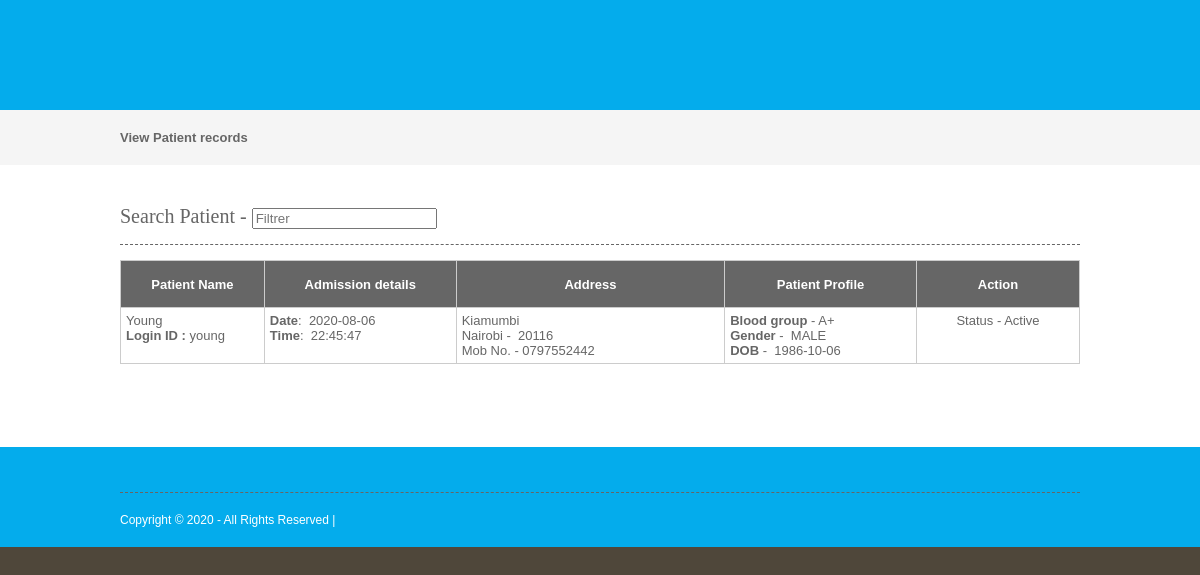
The page /viewpatient.php on the database its author committed.
### tables this page shows
CREATE TABLE `patient` (
  `patientid` int(10) NOT NULL,
  `patientname` varchar(50) NOT NULL,
  `admissiondate` date NOT NULL,
  `admissiontime` time NOT NULL,
  `address` varchar(250) NOT NULL,
  `mobileno` varchar(15) NOT NULL,
  `city` varchar(25) NOT NULL,
  `pincode` varchar(20) NOT NULL,
  `loginid` varchar(50) NOT NULL,
  `password` varchar(100) NOT NULL,
  `bloodgroup` varchar(20) NOT NULL,
  `gender` varchar(10) NOT NULL,
  `dob` date NOT NULL,
  `status` varchar(10) NOT NULL
);

### viewpatient.php (the view, shortened to what this page needs)
<?php
include("headers.php");
include("dbconnection.php");
?>
<div class="wrapper col2">
  <div id="breadcrumb">
    <ul>
      <li class="first">View Patient records</li></ul>
  </div>
</div>
<div class="wrapper col4">
  <div id="container">
<section class="container">
<h2>Search Patient - <input type="search" class="light-table-filter" data-table="order-table" placeholder="Filtrer" /></h2>
	<table class="order-table">
      <thead>
        <tr>
          <th width="15%" height="36"><div align="center">Patient Name</div></th>
          <th width="20%"><div align="center">Admission details</div></th>
          <th width="28%"><div align="center">Address</div></th>
          <th width="20%"><div align="center">Patient Profile</div></th>
          <th width="17%"><div align="center">Action</div></th>
        </tr>
        </thead>
      <tbody>
   <?php
		$sql ="SELECT * FROM patient";
		$qsql = mysqli_query($con,$sql);
		while($rs = mysqli_fetch_array($qsql))
		{
        echo "<tr>
          <td>$rs[patientname]<br>
		  <strong>Login ID :</strong> $rs[loginid] </td>
          <td>
		  <strong>Date</strong>: &nbsp;$rs[admissiondate]<br>
		 <strong>Time</strong>: &nbsp;$rs[admissiontime]</td>
		   <td>$rs[address]<br>$rs[city] -  &nbsp;$rs[pincode]<br>
Mob No. - $rs[mobileno]</td>
			    <td><strong>Blood group</strong> - $rs[bloodgroup]<br>
<strong>Gender</strong> - &nbsp;$rs[gender]<br>
<strong>DOB</strong> - &nbsp;$rs[dob]</td>
          <td align='center'>Status - $rs[status] <br>";
		  echo "</td></tr>";
		}
		?>
      </tbody>
    </table>
</section>
    <p>&nbsp;</p>
  </div>
</div>
<?php
include("footers.php");
?>

### layout/styles/layout.css (style rules this page uses)
html { overflow-y:scroll; }
body { margin:0; padding:0; font-size:13px; font-family:verdana, Arial, Helvetica, sans-serif; color:#FFFFFF; background-color:#4F473A; }
div.wrapper { display:block; width:100%; margin:0; text-align:left; }
.col2 { color:#666666; background-color:#F5F5F5; }
.col3, .col4 { color:#666666; background-color:#FFFFFF; }
#head, #gallery, #breadcrumb, #container, #footer { display:block; position:relative; width:960px; margin:0 auto; }
#breadcrumb { padding:20px 0; }
#breadcrumb ul { margin:0; padding:0; list-style:none; }
#breadcrumb ul li { display:inline; }
#breadcrumb ul li.first { font-weight:bold; }
#container { padding:40px 0; }
#container h1, #container h2, #container h3, #container h4, #container h5, #container h6 { margin:0 0 15px 0; padding:0 0 15px 0; line-height:normal; font-weight:normal; font-size:20px; font-family:Georgia, "Times New Roman", Times, serif; border-bottom:1px dashed #666666; }

### layout/styles/tables.css (style rules this page uses)
table { width:100%; border-collapse:collapse; table-layout:auto; vertical-align:top; margin-bottom:15px; border:1px solid #CCCCCC; }
table thead th { color:#FFFFFF; background-color:#666666; border:1px solid #CCCCCC; border-collapse:collapse; text-align:center; table-layout:auto; vertical-align:middle; }
table tbody td { vertical-align:top; border-collapse:collapse; border-left:1px solid #CCCCCC; border-right:1px solid #CCCCCC; }
table thead th, table tbody td { padding:5px; border-collapse:collapse; }

### rows shown on the page
patient: patientname "Young", loginid "young", admissiondate "2020-08-06", admissiontime "22:45:47", address "Kiamumbi", city "Nairobi", pincode "20116", mobileno "0797552442", bloodgroup "A+", gender "MALE", dob "1986-10-06", status "Active"
